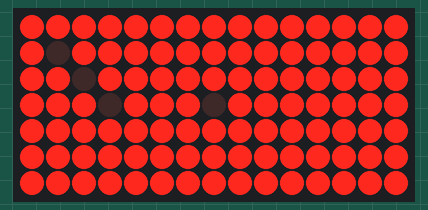
Recording of a sketch running on a simulated Arduino Uno, built with avr-gcc and run on an emulated ATmega328P. On the bench: 15×7 LED matrix. What the sketch prints to the serial monitor is not drawn.

Above: at 0.2 s.

The sketch:

swirl_bow_tie.ino
```cpp
/**
  * Use 'USBtinyISP' as the programmer.
  */

#include <Wire.h>
#include <Adafruit_GFX.h>
#include <Adafruit_IS31FL3731.h>

// If you're using the full breakout...
//Adafruit_IS31FL3731 ledmatrix = Adafruit_IS31FL3731();
// If you're using the FeatherWing version
Adafruit_IS31FL3731_Wing ledmatrix = Adafruit_IS31FL3731_Wing();

// The lookup table to make the brightness changes be more visible
uint8_t sweep[] = {1, 2, 3, 4, 6, 8, 10, 15, 20, 30, 40, 60, 60, 40, 30, 20, 15, 10, 8, 6, 4, 3, 2, 1};

void setup() {
  Serial.begin(9600);
  Serial.println("ISSI swirl test");

  if (! ledmatrix.begin()) {
    Serial.println("IS31 not found");
    while (1);
  }
  Serial.println("IS31 found!");
}

const int matrixColumns = 15;
const int matrixRows = 7;

const int blanksCount = 4;
int blanks [blanksCount][2] =
{
    {1,1},
    {2,2},
    {3,3},
    {7,3}
};

void loop()
{
    // animate over all the pixels, and set the brightness from the sweep table
    for (uint8_t incr = 0; incr < 24; incr++)
    {
        for (uint8_t x = 0; x < matrixColumns; x++)
        {
            for (uint8_t y = 0; y < matrixRows; y++)
            {
                boolean skipLed = false;
                for(int i = 0; i < blanksCount; i++)
                {
                    if(x == blanks[i][0]
                       &&
                       y == blanks[i][1])
                    {
                        skipLed = true;
                    }
                }

                if(skipLed
//                   ||/
//                   (x == 0 && y == 0)
//                   ||
//                   (x==5 && y == 5)
//                   ||
//                   (x == matrixColumns-1 && y == matrixRows-1)
                  )
                {
                    ledmatrix.drawPixel(x, y, 0);
                }
                else
                {

                    ledmatrix.drawPixel(x, y, sweep[(x+y+incr)%24]);
                }
            }
        }
    }

    delay(20);
}
```
